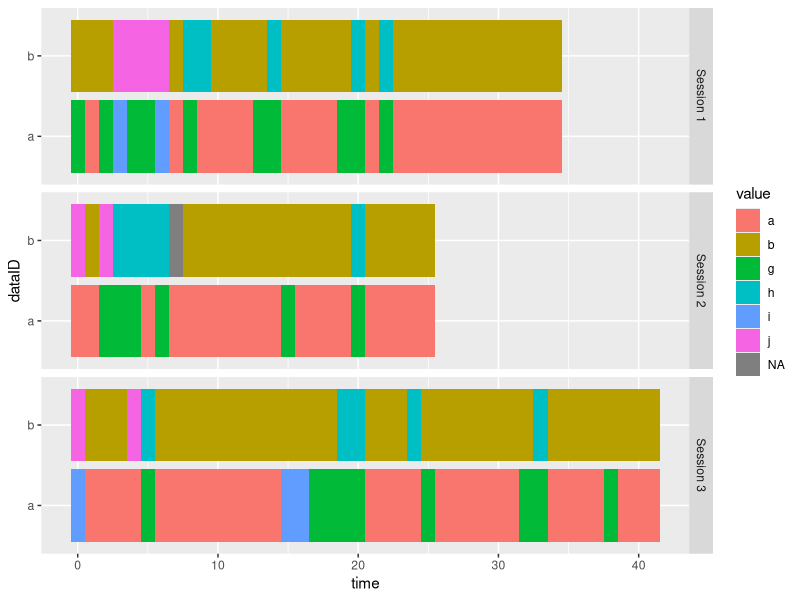

Here is the R script that generated this plot:
library(ggplot2)

mydata <- read.table(
  header = TRUE,
  text = "
  dataID  time    value
  session.1.a    0   g
  session.1.a    1   a
  session.1.a    2   g
  session.1.a    3   i
  session.1.a    4   g
  session.1.a    5   g
  session.1.a    6   i
  session.1.a    7   a
  session.1.a    8   g
  session.1.a    9   a
  session.1.a    10  a
  session.1.a    11  a
  session.1.a    12  a
  session.1.a    13  g
  session.1.a    14  g
  session.1.a    15  a
  session.1.a    16  a
  session.1.a    17  a
  session.1.a    18  a
  session.1.a    19  g
  session.1.a    20  g
  session.1.a    21  a
  session.1.a    22  g
  session.1.a    23  a
  session.1.a    24  a
  session.1.a    25  a
  session.1.a    26  a
  session.1.a    27  a
  session.1.a    28  a
  session.1.a    29  a
  session.1.a    30  a
  session.1.a    31  a
  session.1.a    32  a
  session.1.a    33  a
  session.1.a    34  a
  session.1.b    0   b
  session.1.b    1   b
  session.1.b    2   b
  session.1.b    3   j
  session.1.b    4   j
  session.1.b    5   j
  session.1.b    6   j
  session.1.b    7   b
  session.1.b    8   h
  session.1.b    9   h
  session.1.b    10  b
  session.1.b    11  b
  session.1.b    12  b
  session.1.b    13  b
  session.1.b    14  h
  session.1.b    15  b
  session.1.b    16  b
  session.1.b    17  b
  session.1.b    18  b
  session.1.b    19  b
  session.1.b    20  h
  session.1.b    21  b
  session.1.b    22  h
  session.1.b    23  b
  session.1.b    24  b
  session.1.b    25  b
  session.1.b    26  b
  session.1.b    27  b
  session.1.b    28  b
  session.1.b    29  b
  session.1.b    30  b
  session.1.b    31  b
  session.1.b    32  b
  session.1.b    33  b
  session.1.b    34  b
  session.2.a    0   a
  session.2.a    1   a
  session.2.a    2   g
  session.2.a    3   g
  session.2.a    4   g
  session.2.a    5   a
  session.2.a    6   g
  session.2.a    7   a
  session.2.a    8   a
  session.2.a    9   a
  session.2.a    10  a
  session.2.a    11  a
  session.2.a    12  a
  session.2.a    13  a
  session.2.a    14  a
  session.2.a    15  g
  session.2.a    16  a
  session.2.a    17  a
  session.2.a    18  a
  session.2.a    19  a
  session.2.a    20  g
  session.2.a    21  a
  session.2.a    22  a
  session.2.a    23  a
  session.2.a    24  a
  session.2.a    25  a
  session.2.b    0   j
  session.2.b    1   b
  session.2.b    2   j
  session.2.b    3   h
  session.2.b    4   h
  session.2.b    5   h
  session.2.b    6   h
  session.2.b    7   NA
  session.2.b    8   b
  session.2.b    9   b
  session.2.b    10  b
  session.2.b    11  b
  session.2.b    12  b
  session.2.b    13  b
  session.2.b    14  b
  session.2.b    15  b
  session.2.b    16  b
  session.2.b    17  b
  session.2.b    18  b
  session.2.b    19  b
  session.2.b    20  h
  session.2.b    21  b
  session.2.b    22  b
  session.2.b    23  b
  session.2.b    24  b
  session.2.b    25  b
  session.3.a    0   i
  session.3.a    1   a
  session.3.a    2   a
  session.3.a    3   a
  session.3.a    4   a
  session.3.a    5   g
  session.3.a    6   a
  session.3.a    7   a
  session.3.a    8   a
  session.3.a    9   a
  session.3.a    10  a
  session.3.a    11  a
  session.3.a    12  a
  session.3.a    13  a
  session.3.a    14  a
  session.3.a    15  i
  session.3.a    16  i
  session.3.a    17  g
  session.3.a    18  g
  session.3.a    19  g
  session.3.a    20  g
  session.3.a    21  a
  session.3.a    22  a
  session.3.a    23  a
  session.3.a    24  a
  session.3.a    25  g
  session.3.a    26  a
  session.3.a    27  a
  session.3.a    28  a
  session.3.a    29  a
  session.3.a    30  a
  session.3.a    31  a
  session.3.a    32  g
  session.3.a    33  g
  session.3.a    34  a
  session.3.a    35  a
  session.3.a    36  a
  session.3.a    37  a
  session.3.a    38  g
  session.3.a    39  a
  session.3.a    40  a
  session.3.a    41  a
  session.3.b    0   j
  session.3.b    1   b
  session.3.b    2   b
  session.3.b    3   b
  session.3.b    4   j
  session.3.b    5   h
  session.3.b    6   b
  session.3.b    7   b
  session.3.b    8   b
  session.3.b    9   b
  session.3.b    10  b
  session.3.b    11  b
  session.3.b    12  b
  session.3.b    13  b
  session.3.b    14  b
  session.3.b    15  b
  session.3.b    16  b
  session.3.b    17  b
  session.3.b    18  b
  session.3.b    19  h
  session.3.b    20  h
  session.3.b    21  b
  session.3.b    22  b
  session.3.b    23  b
  session.3.b    24  h
  session.3.b    25  b
  session.3.b    26  b
  session.3.b    27  b
  session.3.b    28  b
  session.3.b    29  b
  session.3.b    30  b
  session.3.b    31  b
  session.3.b    32  b
  session.3.b    33  h
  session.3.b    34  b
  session.3.b    35  b
  session.3.b    36  b
  session.3.b    37  b
  session.3.b    38  b
  session.3.b    39  b
  session.3.b    40  b
  session.3.b    41  b
  "
)

desiredLevels = c("a",
                  "b",
                  "c",
                  "d",
                  "e",
                  "f",
                  "g",
                  "h",
                  "i",
                  "j",
                  "NA")

desiredLabels = c("a",
                  "b",
                  "c",
                  "d",
                  "e",
                  "f",
                  "g",
                  "h",
                  "i",
                  "j",
                  "NA")

mydata$value = factor(mydata$value, levels = desiredLevels, labels = desiredLabels)

mydata$group = gsub("session.", "", as.character(mydata$dataID))
mydata$group = gsub("\\..", "", mydata$group)
mydata$group = paste0("Session ", mydata$group)
mydata$group = factor(mydata$group)

mydata$dataID = gsub("\\.[1|2|3]", "", as.character(mydata$dataID))
mydata$dataID = gsub("session.", "", as.character(mydata$dataID))

ggplot(mydata, aes(x = time, y = dataID, fill = value)) +
  geom_tile(stat = "identity",
            width = 1,
            height = .9) +
  facet_grid(group ~ .)